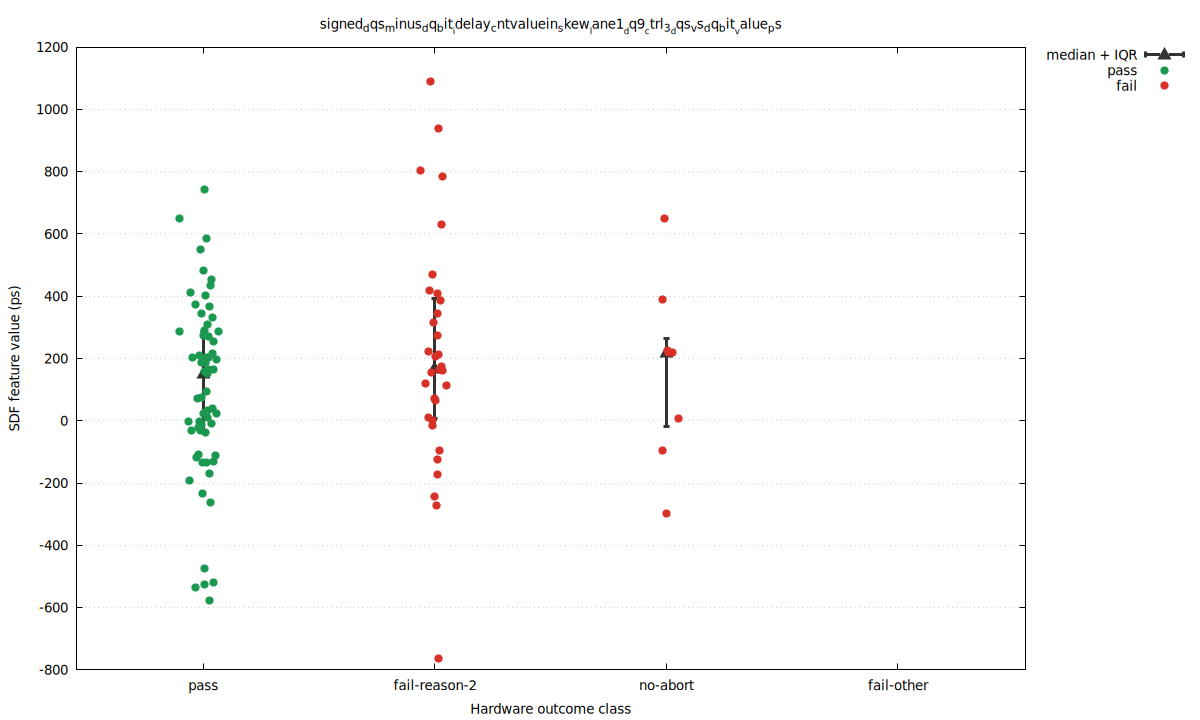

Source code (gnuplot):
set terminal pngcairo size 1200,720 enhanced font 'DejaVu Sans,10'
set output 'signed_baseline_seed_1_30_skew_signed_dqs_minus_dq_bit_idelay_cntvaluein_skew_lane1_dq9_ctrl_3_dqs_vs_dq_bit_v.png'
set datafile separator comma
set key outside right top
set grid ytics
set xrange [0.45:4.55]
set xtics ('pass' 1, 'fail-reason-2' 2, 'no-abort' 3, 'fail-other' 4)
set xlabel 'Hardware outcome class'
set ylabel 'SDF feature value (ps)'
set title 'signed_dqs_minus_dq_bit__idelay_cntvaluein_skew__lane1__dq9__ctrl_3__dqs_vs_dq_bit__value_ps'
plot \
  'signed_baseline_seed_1_30_skew_signed_dqs_minus_dq_bit_idelay_cntvaluein_skew_lane1_dq9_ctrl_3_dqs_vs_dq_bit_v.summary.dat' using 1:4:3:5 with yerrorbars pt 9 ps 1.5 lw 3 lc rgb '#333333' title 'median + IQR', \
  'signed_baseline_seed_1_30_skew_signed_dqs_minus_dq_bit_idelay_cntvaluein_skew_lane1_dq9_ctrl_3_dqs_vs_dq_bit_v.dat' using 1:4 with points pt 7 ps 1.2 lc rgb '#1a9850' title 'pass', \
  'signed_baseline_seed_1_30_skew_signed_dqs_minus_dq_bit_idelay_cntvaluein_skew_lane1_dq9_ctrl_3_dqs_vs_dq_bit_v.dat' using 1:5 with points pt 7 ps 1.2 lc rgb '#d73027' title 'fail'
